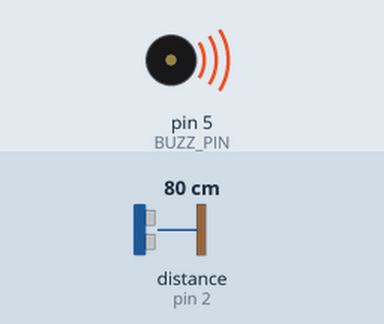
The sketch below on a simulated Arduino Uno, built with avr-gcc and run on an emulated ATmega328P. Parts: buzzer (waves = sounding). Wiring (inferred from the names in the program): ultrasonic range finder: trigger pin 2; echo pin 2. The test bench sets the inputs (shaded band); at power-on: distance to the obstacle (sensor on pin 2) 80 cm.

Above: at 0.1 s.
At 1.3 s:
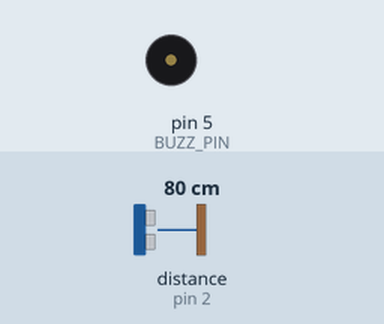
Timing chart, 0 to 2.8 s (numbered marks = the images above):
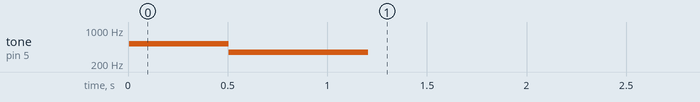

Measured:
- by itself, tone on pin 5 (BUZZ_PIN): silent → 523 Hz at 0.01 s, → 349 Hz 0.50 s later, → silent 0.70 s later

The sketch:

L10_DistanceDoorbell.ino
```cpp
#include "Ultrasonic.h"

#define NOTE_C 523
#define NOTE_F 349

#define RANGE_PIN 2
#define BUZZ_PIN 5

int DELAY = 1000;
int rangeMin = 100;
int inRange = false;

Ultrasonic ultrasonic(RANGE_PIN);

void setup()
{
  pinMode(BUZZ_PIN, OUTPUT);
}

void loop()
{
  long rangeCm = ultrasonic.MeasureInCentimeters();
  if (rangeCm < rangeMin) {
    if (!inRange) {
      ringDoorbell(); // only ring doorbell first time
    }
    inRange = true;
  } else {
    inRange = false;
  }
  delay(DELAY);
}

void ringDoorbell() {
  tone(BUZZ_PIN, NOTE_C, 500);
  delay(500);
  tone(BUZZ_PIN, NOTE_F, 700);
  delay(700);
}
```
